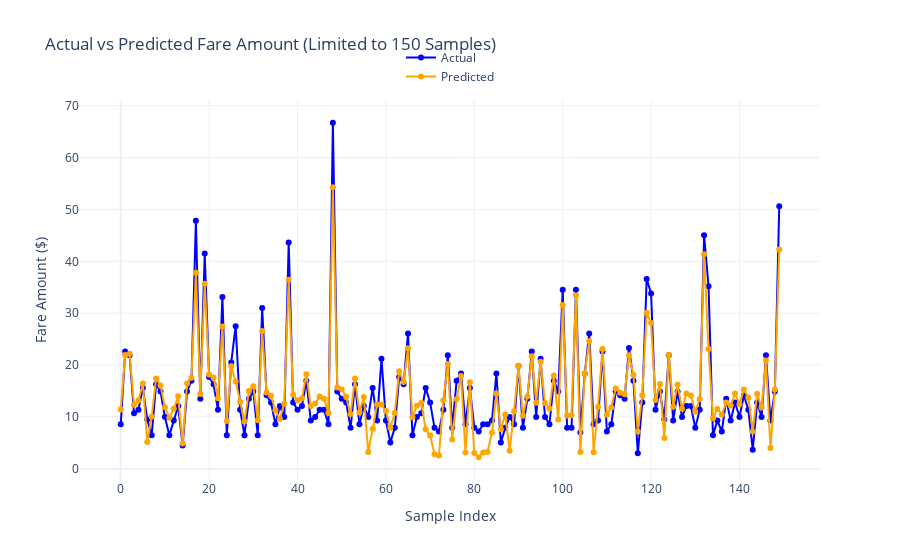

The notebook cell saved with this chart:
### Code cell
# Predictions
with DR.engn.connect() as conn:
    processed = 0
    y_test = []
    y_pred = []
    for df in pd.read_sql(test_sql, conn, chunksize=CHUNK_SIZE):
        processed += len(df)
        X = df[FEATURES]
        y_test.append(df[VARIABLE])

        y_pred.append(model.predict(X))
        O.out(f'Predicted {processed} rows')

# Performance
merged_y_test = pd.concat(y_test, ignore_index=True)
merged_y_pred = np.concatenate(y_pred)

showPerformance(merged_y_test, merged_y_pred)

### Figure 1 — Plotly figure (JSON) as saved in the notebook; plotly's stock layout.template omitted (floating-point values rounded to 4 significant figures; data arrays with more than 128 entries replaced by an {"elided": "..."} marker saying what was removed)
{"data": [{"line": {"color": "blue"}, "mode": "lines+markers", "name": "Actual", "type": "scatter", "x": {"elided": "150 int values"}, "y": {"elided": "150 float values"}}, {"line": {"color": "orange"}, "mode": "lines+markers", "name": "Predicted", "type": "scatter", "x": {"elided": "150 int values"}, "y": {"elided": "150 float values"}}], "layout": {"legend": {"x": 0.5, "xanchor": "center", "y": 1.15, "yanchor": "top"}, "title": {"text": "Actual vs Predicted Fare Amount (Limited to 150 Samples)"}, "xaxis": {"title": {"text": "Sample Index"}}, "yaxis": {"title": {"text": "Fare Amount ($)"}}}}
